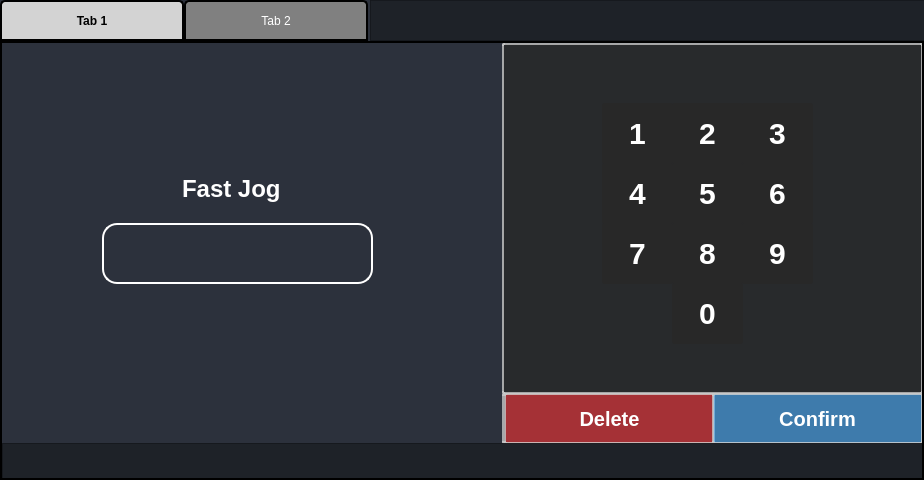
<?xml version="1.0" encoding="UTF-8"?>
<ui version="4.0">
 <class>Dialog</class>
 <widget class="QDialog" name="Dialog">
  <property name="geometry">
   <rect>
    <x>0</x>
    <y>0</y>
    <width>924</width>
    <height>480</height>
   </rect>
  </property>
  <property name="windowTitle">
   <string>Dialog</string>
  </property>
  <property name="styleSheet">
   <string notr="true">background-color: rgb(44,49,60);</string>
  </property>
  <widget class="QTabWidget" name="tabWidget">
   <property name="geometry">
    <rect>
     <x>0</x>
     <y>0</y>
     <width>924</width>
     <height>480</height>
    </rect>
   </property>
   <property name="styleSheet">
    <string notr="true">QTabWidget::pane {
    background: #ffffff;  /* Color de fondo de la zona del contenido */
    border: 2px solid black; /* Opcional: un borde para ver el área afectada */
}

QWidget#tab_1 {
    background: rgb(44,49,60);  /* Color de fondo de los widgets de las pestañas */
}

QWidget#tab_2{
background: rgb(44,49,60);
}

QTabBar::tab {
    width: 160px;  /* Ancho de cada pestaña */
    height: 17px;  /* Alto de cada pestaña */
    padding: 5px;  /* Espaciado interno */
	color: white;
    background: grey; 
    border: 2px solid black;
    border-top-left-radius: 5px;
    border-top-right-radius: 5px;
    padding: 10px;
}

QTabBar::tab:selected {
	color: black;
    background: lightgrey;
    font-weight: bold;
}

QTabBar::tab:hover {
    background: #ddd;
}</string>
   </property>
   <property name="currentIndex">
    <number>0</number>
   </property>
   <widget class="QWidget" name="tab">
    <attribute name="title">
     <string>Tab 1</string>
    </attribute>
    <widget class="QTextEdit" name="textedit_fastjog">
     <property name="geometry">
      <rect>
       <x>100</x>
       <y>180</y>
       <width>271</width>
       <height>61</height>
      </rect>
     </property>
     <property name="styleSheet">
      <string notr="true">    font-family: &quot;Arial&quot;;    /* Cambia la fuente */
    font-size: 22px;         /* Tamaño del texto */
    font-weight: bold;       /* Negrita */    
    color: white;				 /* Color del texto */
	padding: 10px;           
    border-radius: 15px;
	background-color: transparent;
	border: 2px solid rgba(255,255,255,255);  /* Borde blanco con transparencia */</string>
     </property>
    </widget>
    <widget class="QFrame" name="frame_4">
     <property name="geometry">
      <rect>
       <x>500</x>
       <y>0</y>
       <width>421</width>
       <height>351</height>
      </rect>
     </property>
     <property name="styleSheet">
      <string notr="true">    font-family: &quot;Arial&quot;;    /* Cambia la fuente */
    font-size: 16px;         /* Tamaño del texto */
    font-weight: bold;       /* Negrita */    
    color: white;				 /* Color del texto */
	padding: 10px;           
    border-radius: 2px;
	background-color: rgba(40,40,40,200);
	border: 2px solid rgba(200,200,200,200);  /* Borde blanco con transparencia */</string>
     </property>
     <property name="frameShape">
      <enum>QFrame::StyledPanel</enum>
     </property>
     <property name="frameShadow">
      <enum>QFrame::Raised</enum>
     </property>
     <widget class="QPushButton" name="fastjogconfig_1">
      <property name="geometry">
       <rect>
        <x>100</x>
        <y>60</y>
        <width>71</width>
        <height>61</height>
       </rect>
      </property>
      <property name="styleSheet">
       <string notr="true">border: transparent;
font-size: 30px;
</string>
      </property>
      <property name="text">
       <string>1</string>
      </property>
     </widget>
     <widget class="QPushButton" name="fastjogconfig_2">
      <property name="geometry">
       <rect>
        <x>170</x>
        <y>60</y>
        <width>71</width>
        <height>61</height>
       </rect>
      </property>
      <property name="styleSheet">
       <string notr="true">border: transparent;
font-size: 30px;</string>
      </property>
      <property name="text">
       <string>2</string>
      </property>
     </widget>
     <widget class="QPushButton" name="fastjogconfig_3">
      <property name="geometry">
       <rect>
        <x>240</x>
        <y>60</y>
        <width>71</width>
        <height>61</height>
       </rect>
      </property>
      <property name="styleSheet">
       <string notr="true">border: transparent;
font-size: 30px;</string>
      </property>
      <property name="text">
       <string>3</string>
      </property>
     </widget>
     <widget class="QPushButton" name="fastjogconfig_5">
      <property name="geometry">
       <rect>
        <x>170</x>
        <y>120</y>
        <width>71</width>
        <height>61</height>
       </rect>
      </property>
      <property name="styleSheet">
       <string notr="true">border: transparent;
font-size: 30px;</string>
      </property>
      <property name="text">
       <string>5</string>
      </property>
     </widget>
     <widget class="QPushButton" name="fastjogconfig_6">
      <property name="geometry">
       <rect>
        <x>240</x>
        <y>120</y>
        <width>71</width>
        <height>61</height>
       </rect>
      </property>
      <property name="styleSheet">
       <string notr="true">border: transparent;
font-size: 30px;</string>
      </property>
      <property name="text">
       <string>6</string>
      </property>
     </widget>
     <widget class="QPushButton" name="fastjogconfig_4">
      <property name="geometry">
       <rect>
        <x>100</x>
        <y>120</y>
        <width>71</width>
        <height>61</height>
       </rect>
      </property>
      <property name="styleSheet">
       <string notr="true">border: transparent;
font-size: 30px;</string>
      </property>
      <property name="text">
       <string>4</string>
      </property>
     </widget>
     <widget class="QPushButton" name="fastjogconfig_8">
      <property name="geometry">
       <rect>
        <x>170</x>
        <y>180</y>
        <width>71</width>
        <height>61</height>
       </rect>
      </property>
      <property name="styleSheet">
       <string notr="true">border: transparent;
font-size: 30px;</string>
      </property>
      <property name="text">
       <string>8</string>
      </property>
     </widget>
     <widget class="QPushButton" name="fastjogconfig_9">
      <property name="geometry">
       <rect>
        <x>240</x>
        <y>180</y>
        <width>71</width>
        <height>61</height>
       </rect>
      </property>
      <property name="styleSheet">
       <string notr="true">border: transparent;
font-size: 30px;</string>
      </property>
      <property name="text">
       <string>9</string>
      </property>
     </widget>
     <widget class="QPushButton" name="fastjogconfig_7">
      <property name="geometry">
       <rect>
        <x>100</x>
        <y>180</y>
        <width>71</width>
        <height>61</height>
       </rect>
      </property>
      <property name="styleSheet">
       <string notr="true">border: transparent;
font-size: 30px;</string>
      </property>
      <property name="text">
       <string>7</string>
      </property>
     </widget>
     <widget class="QPushButton" name="fastjogconfig_0">
      <property name="geometry">
       <rect>
        <x>170</x>
        <y>240</y>
        <width>71</width>
        <height>61</height>
       </rect>
      </property>
      <property name="styleSheet">
       <string notr="true">border: transparent;
font-size: 30px;</string>
      </property>
      <property name="text">
       <string>0</string>
      </property>
     </widget>
    </widget>
    <widget class="QLabel" name="label">
     <property name="geometry">
      <rect>
       <x>180</x>
       <y>130</y>
       <width>121</width>
       <height>31</height>
      </rect>
     </property>
     <property name="styleSheet">
      <string notr="true">QLabel {
    font-family: &quot;Arial&quot;;    /* Cambia la fuente */
    font-size: 24px;         /* Tamaño del texto */
    font-weight: bold;       /* Negrita */    
    color: white;				 /* Color del texto */
	background-color: transparent;
}
</string>
     </property>
     <property name="text">
      <string>Fast Jog</string>
     </property>
    </widget>
    <widget class="QFrame" name="frame_3">
     <property name="geometry">
      <rect>
       <x>500</x>
       <y>350</y>
       <width>421</width>
       <height>51</height>
      </rect>
     </property>
     <property name="styleSheet">
      <string notr="true">    font-family: &quot;Arial&quot;;    /* Cambia la fuente */
    font-size: 16px;         /* Tamaño del texto */
    font-weight: bold;       /* Negrita */    
    color: white;				 /* Color del texto */
	padding: 10px;           
    border-radius: 2px;
	background-color: transparent;
	border: 2px solid rgba(200,200,200,200);  /* Borde blanco con transparencia */</string>
     </property>
     <property name="frameShape">
      <enum>QFrame::StyledPanel</enum>
     </property>
     <property name="frameShadow">
      <enum>QFrame::Raised</enum>
     </property>
     <widget class="QPushButton" name="fastjogconfig_delete">
      <property name="geometry">
       <rect>
        <x>2</x>
        <y>0</y>
        <width>211</width>
        <height>51</height>
       </rect>
      </property>
      <property name="styleSheet">
       <string notr="true">QPushButton {
    font-family: &quot;Arial&quot;;    /* Cambia la fuente */
    font-size: 20px;         /* Tamaño del texto */
    font-weight: bold;       /* Negrita */    
    color: white;				 /* Color del texto */
	padding: 10px;   
	background-color: rgba(250,50,50,150);        
	border: 2px solid rgba(200,200,200,200);  /* Borde blanco con transparencia */
}

QPushButton:hover {
	background-color: rgba(250,50,50,50);
}

QPushButton:pressed {
    background-color: rgba(0,150,250,50);
}</string>
      </property>
      <property name="text">
       <string>Delete</string>
      </property>
     </widget>
     <widget class="QPushButton" name="fastjogconfig_confirm">
      <property name="geometry">
       <rect>
        <x>210</x>
        <y>0</y>
        <width>211</width>
        <height>51</height>
       </rect>
      </property>
      <property name="styleSheet">
       <string notr="true">QPushButton {
    font-family: &quot;Arial&quot;;    /* Cambia la fuente */
    font-size: 20px;         /* Tamaño del texto */
    font-weight: bold;       /* Negrita */    
    color: white;				 /* Color del texto */
	padding: 10px;  
	background-color: rgba(75,175,250,150);         
	border: 2px solid rgba(200,200,200,200);   /* Borde blanco con transparencia */
}

QPushButton:hover {
	background-color: rgba(0,150,250,50);
}

QPushButton:pressed {
    background-color: rgba(0,150,250,50);
}</string>
      </property>
      <property name="text">
       <string>Confirm</string>
      </property>
     </widget>
    </widget>
    <widget class="QFrame" name="frame_5">
     <property name="geometry">
      <rect>
       <x>0</x>
       <y>400</y>
       <width>921</width>
       <height>41</height>
      </rect>
     </property>
     <property name="styleSheet">
      <string notr="true">background-color: rgba(27,29,35,200);</string>
     </property>
     <property name="frameShape">
      <enum>QFrame::StyledPanel</enum>
     </property>
     <property name="frameShadow">
      <enum>QFrame::Raised</enum>
     </property>
    </widget>
   </widget>
   <widget class="QWidget" name="tab_2">
    <attribute name="title">
     <string>Tab 2</string>
    </attribute>
    <widget class="QFrame" name="frame_2">
     <property name="geometry">
      <rect>
       <x>0</x>
       <y>400</y>
       <width>921</width>
       <height>41</height>
      </rect>
     </property>
     <property name="styleSheet">
      <string notr="true">background-color: rgba(27,29,35,200);</string>
     </property>
     <property name="frameShape">
      <enum>QFrame::StyledPanel</enum>
     </property>
     <property name="frameShadow">
      <enum>QFrame::Raised</enum>
     </property>
    </widget>
    <widget class="QFrame" name="frame_6">
     <property name="geometry">
      <rect>
       <x>500</x>
       <y>0</y>
       <width>421</width>
       <height>351</height>
      </rect>
     </property>
     <property name="styleSheet">
      <string notr="true">    font-family: &quot;Arial&quot;;    /* Cambia la fuente */
    font-size: 16px;         /* Tamaño del texto */
    font-weight: bold;       /* Negrita */    
    color: white;				 /* Color del texto */
	padding: 10px;           
    border-radius: 2px;
	background-color: rgba(40,40,40,200);
	border: 2px solid rgba(200,200,200,200);  /* Borde blanco con transparencia */</string>
     </property>
     <property name="frameShape">
      <enum>QFrame::StyledPanel</enum>
     </property>
     <property name="frameShadow">
      <enum>QFrame::Raised</enum>
     </property>
     <widget class="QPushButton" name="sec_fastjogconfig_1">
      <property name="geometry">
       <rect>
        <x>100</x>
        <y>60</y>
        <width>71</width>
        <height>61</height>
       </rect>
      </property>
      <property name="styleSheet">
       <string notr="true">border: transparent;
font-size: 30px;
</string>
      </property>
      <property name="text">
       <string>1</string>
      </property>
     </widget>
     <widget class="QPushButton" name="sec_fastjogconfig_2">
      <property name="geometry">
       <rect>
        <x>170</x>
        <y>60</y>
        <width>71</width>
        <height>61</height>
       </rect>
      </property>
      <property name="styleSheet">
       <string notr="true">border: transparent;
font-size: 30px;</string>
      </property>
      <property name="text">
       <string>2</string>
      </property>
     </widget>
     <widget class="QPushButton" name="sec_fastjogconfig_3">
      <property name="geometry">
       <rect>
        <x>240</x>
        <y>60</y>
        <width>71</width>
        <height>61</height>
       </rect>
      </property>
      <property name="styleSheet">
       <string notr="true">border: transparent;
font-size: 30px;</string>
      </property>
      <property name="text">
       <string>3</string>
      </property>
     </widget>
     <widget class="QPushButton" name="sec_fastjogconfig_5">
      <property name="geometry">
       <rect>
        <x>170</x>
        <y>120</y>
        <width>71</width>
        <height>61</height>
       </rect>
      </property>
      <property name="styleSheet">
       <string notr="true">border: transparent;
font-size: 30px;</string>
      </property>
      <property name="text">
       <string>5</string>
      </property>
     </widget>
     <widget class="QPushButton" name="sec_fastjogconfig_6">
      <property name="geometry">
       <rect>
        <x>240</x>
        <y>120</y>
        <width>71</width>
        <height>61</height>
       </rect>
      </property>
      <property name="styleSheet">
       <string notr="true">border: transparent;
font-size: 30px;</string>
      </property>
      <property name="text">
       <string>6</string>
      </property>
     </widget>
     <widget class="QPushButton" name="sec_fastjogconfig_4">
      <property name="geometry">
       <rect>
        <x>100</x>
        <y>120</y>
        <width>71</width>
        <height>61</height>
       </rect>
      </property>
      <property name="styleSheet">
       <string notr="true">border: transparent;
font-size: 30px;</string>
      </property>
      <property name="text">
       <string>4</string>
      </property>
     </widget>
     <widget class="QPushButton" name="sec_fastjogconfig_8">
      <property name="geometry">
       <rect>
        <x>170</x>
        <y>180</y>
        <width>71</width>
        <height>61</height>
       </rect>
      </property>
      <property name="styleSheet">
       <string notr="true">border: transparent;
font-size: 30px;</string>
      </property>
      <property name="text">
       <string>8</string>
      </property>
     </widget>
     <widget class="QPushButton" name="sec_fastjogconfig_9">
      <property name="geometry">
       <rect>
        <x>240</x>
        <y>180</y>
        <width>71</width>
        <height>61</height>
       </rect>
      </property>
      <property name="styleSheet">
       <string notr="true">border: transparent;
font-size: 30px;</string>
      </property>
      <property name="text">
       <string>9</string>
      </property>
     </widget>
     <widget class="QPushButton" name="sec_fastjogconfig_7">
      <property name="geometry">
       <rect>
        <x>100</x>
        <y>180</y>
        <width>71</width>
        <height>61</height>
       </rect>
      </property>
      <property name="styleSheet">
       <string notr="true">border: transparent;
font-size: 30px;</string>
      </property>
      <property name="text">
       <string>7</string>
      </property>
     </widget>
     <widget class="QPushButton" name="sec_fastjogconfig_0">
      <property name="geometry">
       <rect>
        <x>170</x>
        <y>240</y>
        <width>71</width>
        <height>61</height>
       </rect>
      </property>
      <property name="styleSheet">
       <string notr="true">border: transparent;
font-size: 30px;</string>
      </property>
      <property name="text">
       <string>0</string>
      </property>
     </widget>
    </widget>
    <widget class="QLabel" name="label_2">
     <property name="geometry">
      <rect>
       <x>105</x>
       <y>130</y>
       <width>261</width>
       <height>31</height>
      </rect>
     </property>
     <property name="styleSheet">
      <string notr="true">QLabel {
    font-family: &quot;Arial&quot;;    /* Cambia la fuente */
    font-size: 24px;         /* Tamaño del texto */
    font-weight: bold;       /* Negrita */    
    color: white;				 /* Color del texto */
	background-color: transparent;
}
</string>
     </property>
     <property name="text">
      <string>2nd value for Fast Jog</string>
     </property>
    </widget>
    <widget class="QFrame" name="frame_7">
     <property name="geometry">
      <rect>
       <x>500</x>
       <y>350</y>
       <width>421</width>
       <height>51</height>
      </rect>
     </property>
     <property name="styleSheet">
      <string notr="true">    font-family: &quot;Arial&quot;;    /* Cambia la fuente */
    font-size: 16px;         /* Tamaño del texto */
    font-weight: bold;       /* Negrita */    
    color: white;				 /* Color del texto */
	padding: 10px;           
    border-radius: 2px;
	background-color: transparent;
	border: 2px solid rgba(200,200,200,200);  /* Borde blanco con transparencia */</string>
     </property>
     <property name="frameShape">
      <enum>QFrame::StyledPanel</enum>
     </property>
     <property name="frameShadow">
      <enum>QFrame::Raised</enum>
     </property>
     <widget class="QPushButton" name="sec_fastjogconfig_delete">
      <property name="geometry">
       <rect>
        <x>2</x>
        <y>0</y>
        <width>211</width>
        <height>51</height>
       </rect>
      </property>
      <property name="styleSheet">
       <string notr="true">QPushButton {
    font-family: &quot;Arial&quot;;    /* Cambia la fuente */
    font-size: 20px;         /* Tamaño del texto */
    font-weight: bold;       /* Negrita */    
    color: white;				 /* Color del texto */
	padding: 10px;   
	background-color: rgba(250,50,50,150);        
	border: 2px solid rgba(200,200,200,200);  /* Borde blanco con transparencia */
}

QPushButton:hover {
	background-color: rgba(250,50,50,50);
}

QPushButton:pressed {
    background-color: rgba(0,150,250,50);
}</string>
      </property>
      <property name="text">
       <string>Delete</string>
      </property>
     </widget>
     <widget class="QPushButton" name="sec_fastjogconfig_confirm">
      <property name="geometry">
       <rect>
        <x>210</x>
        <y>0</y>
        <width>211</width>
        <height>51</height>
       </rect>
      </property>
      <property name="styleSheet">
       <string notr="true">QPushButton {
    font-family: &quot;Arial&quot;;    /* Cambia la fuente */
    font-size: 20px;         /* Tamaño del texto */
    font-weight: bold;       /* Negrita */    
    color: white;				 /* Color del texto */
	padding: 10px;  
	background-color: rgba(75,175,250,150);         
	border: 2px solid rgba(200,200,200,200);   /* Borde blanco con transparencia */
}

QPushButton:hover {
	background-color: rgba(0,150,250,50);
}

QPushButton:pressed {
    background-color: rgba(0,150,250,50);
}</string>
      </property>
      <property name="text">
       <string>Confirm</string>
      </property>
     </widget>
    </widget>
    <widget class="QTextEdit" name="textedit_sec_fastjog">
     <property name="geometry">
      <rect>
       <x>100</x>
       <y>180</y>
       <width>271</width>
       <height>61</height>
      </rect>
     </property>
     <property name="styleSheet">
      <string notr="true">    font-family: &quot;Arial&quot;;    /* Cambia la fuente */
    font-size: 22px;         /* Tamaño del texto */
    font-weight: bold;       /* Negrita */    
    color: white;				 /* Color del texto */
	padding: 10px;           
    border-radius: 15px;
	background-color: transparent;
	border: 2px solid rgba(255,255,255,255);  /* Borde blanco con transparencia */</string>
     </property>
    </widget>
   </widget>
  </widget>
  <widget class="QFrame" name="frame">
   <property name="geometry">
    <rect>
     <x>370</x>
     <y>0</y>
     <width>560</width>
     <height>41</height>
    </rect>
   </property>
   <property name="styleSheet">
    <string notr="true">background-color: rgba(27,29,35,200);</string>
   </property>
   <property name="frameShape">
    <enum>QFrame::StyledPanel</enum>
   </property>
   <property name="frameShadow">
    <enum>QFrame::Raised</enum>
   </property>
   <widget class="QFrame" name="frame_btns_right">
    <property name="geometry">
     <rect>
      <x>800</x>
      <y>0</y>
      <width>120</width>
      <height>42</height>
     </rect>
    </property>
    <property name="sizePolicy">
     <sizepolicy hsizetype="Expanding" vsizetype="Preferred">
      <horstretch>0</horstretch>
      <verstretch>0</verstretch>
     </sizepolicy>
    </property>
    <property name="maximumSize">
     <size>
      <width>120</width>
      <height>16777215</height>
     </size>
    </property>
    <property name="frameShape">
     <enum>QFrame::NoFrame</enum>
    </property>
    <property name="frameShadow">
     <enum>QFrame::Raised</enum>
    </property>
    <layout class="QHBoxLayout" name="horizontalLayout_5">
     <property name="spacing">
      <number>0</number>
     </property>
     <property name="leftMargin">
      <number>0</number>
     </property>
     <property name="topMargin">
      <number>0</number>
     </property>
     <property name="rightMargin">
      <number>0</number>
     </property>
     <property name="bottomMargin">
      <number>0</number>
     </property>
    </layout>
   </widget>
   <widget class="QPushButton" name="close_fastjog">
    <property name="geometry">
     <rect>
      <x>510</x>
      <y>0</y>
      <width>40</width>
      <height>42</height>
     </rect>
    </property>
    <property name="sizePolicy">
     <sizepolicy hsizetype="Minimum" vsizetype="Expanding">
      <horstretch>0</horstretch>
      <verstretch>0</verstretch>
     </sizepolicy>
    </property>
    <property name="minimumSize">
     <size>
      <width>40</width>
      <height>0</height>
     </size>
    </property>
    <property name="maximumSize">
     <size>
      <width>40</width>
      <height>16777215</height>
     </size>
    </property>
    <property name="toolTip">
     <string>Close</string>
    </property>
    <property name="styleSheet">
     <string notr="true">QPushButton {	
	border: none;
	background-color: transparent;
}
QPushButton:hover {
	background-color: rgb(52, 59, 72);
}
QPushButton:pressed {	
	background-color: rgb(85, 170, 255);
}</string>
    </property>
    <property name="text">
     <string/>
    </property>
    <property name="icon">
     <iconset resource="files.qrc">
      <normaloff>:/16x16/icons/16x16/cil-x.png</normaloff>:/16x16/icons/16x16/cil-x.png</iconset>
    </property>
   </widget>
   <widget class="QPushButton" name="minimize_fastjog">
    <property name="geometry">
     <rect>
      <x>430</x>
      <y>0</y>
      <width>40</width>
      <height>42</height>
     </rect>
    </property>
    <property name="sizePolicy">
     <sizepolicy hsizetype="Minimum" vsizetype="Expanding">
      <horstretch>0</horstretch>
      <verstretch>0</verstretch>
     </sizepolicy>
    </property>
    <property name="minimumSize">
     <size>
      <width>40</width>
      <height>0</height>
     </size>
    </property>
    <property name="maximumSize">
     <size>
      <width>40</width>
      <height>16777215</height>
     </size>
    </property>
    <property name="toolTip">
     <string>Minimize</string>
    </property>
    <property name="styleSheet">
     <string notr="true">QPushButton {	
	border: none;
	background-color: transparent;
}
QPushButton:hover {
	background-color: rgb(52, 59, 72);
}
QPushButton:pressed {	
	background-color: rgb(85, 170, 255);
}</string>
    </property>
    <property name="text">
     <string/>
    </property>
    <property name="icon">
     <iconset resource="files.qrc">
      <normaloff>:/16x16/icons/16x16/cil-window-minimize.png</normaloff>:/16x16/icons/16x16/cil-window-minimize.png</iconset>
    </property>
   </widget>
   <widget class="QPushButton" name="maximize_fastjog">
    <property name="geometry">
     <rect>
      <x>470</x>
      <y>0</y>
      <width>40</width>
      <height>42</height>
     </rect>
    </property>
    <property name="sizePolicy">
     <sizepolicy hsizetype="Minimum" vsizetype="Expanding">
      <horstretch>0</horstretch>
      <verstretch>0</verstretch>
     </sizepolicy>
    </property>
    <property name="minimumSize">
     <size>
      <width>40</width>
      <height>0</height>
     </size>
    </property>
    <property name="maximumSize">
     <size>
      <width>40</width>
      <height>16777215</height>
     </size>
    </property>
    <property name="toolTip">
     <string>Maximize</string>
    </property>
    <property name="styleSheet">
     <string notr="true">QPushButton {	
	border: none;
	background-color: transparent;
}
QPushButton:hover {
	background-color: rgb(52, 59, 72);
}
QPushButton:pressed {	
	background-color: rgb(85, 170, 255);
}</string>
    </property>
    <property name="text">
     <string/>
    </property>
    <property name="icon">
     <iconset resource="files.qrc">
      <normaloff>:/16x16/icons/16x16/cil-window-maximize.png</normaloff>:/16x16/icons/16x16/cil-window-maximize.png</iconset>
    </property>
   </widget>
  </widget>
 </widget>
 <resources>
  <include location="files.qrc"/>
 </resources>
 <connections/>
</ui>
